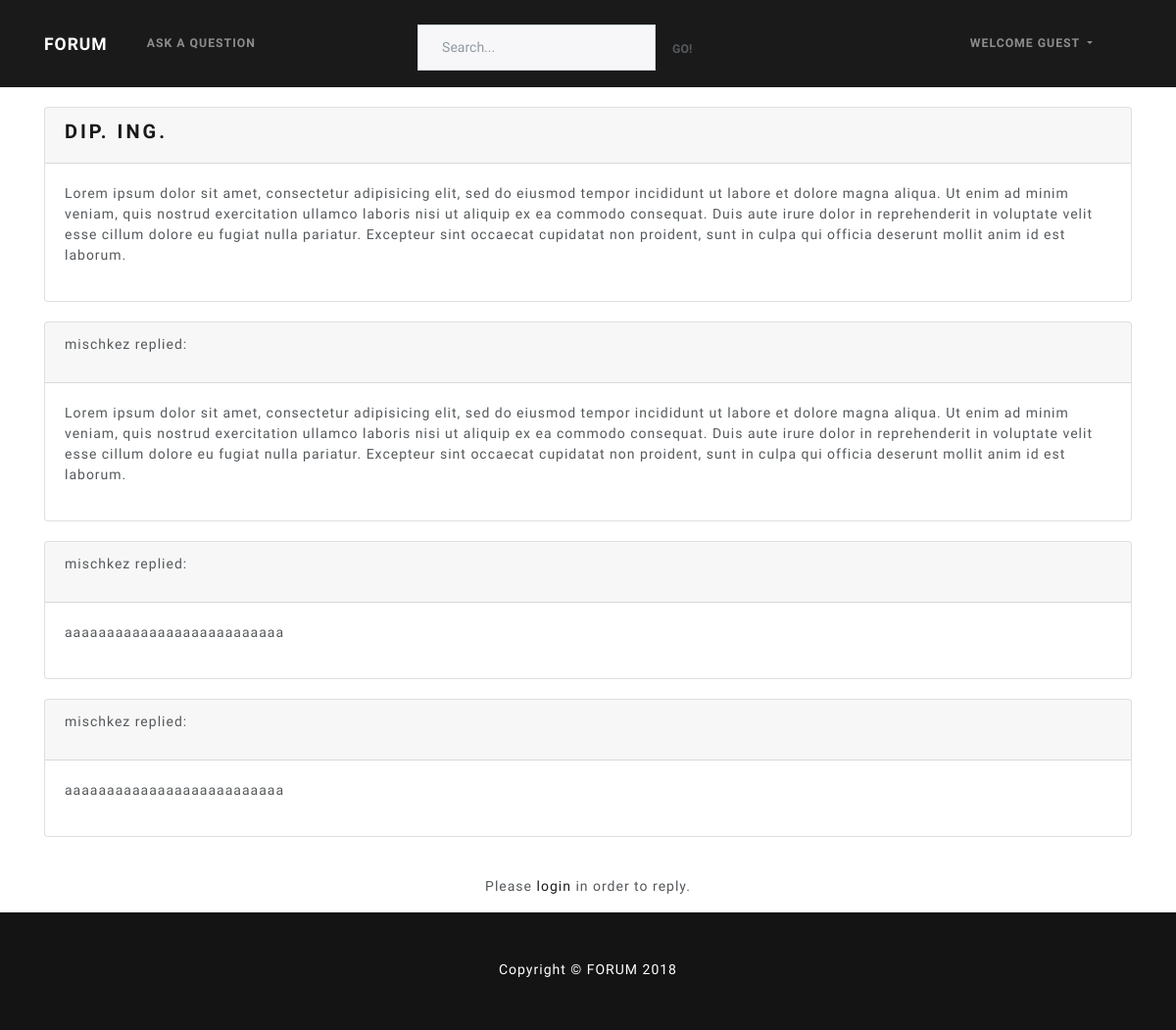
Before: /questions/dip-ing with the older database file.
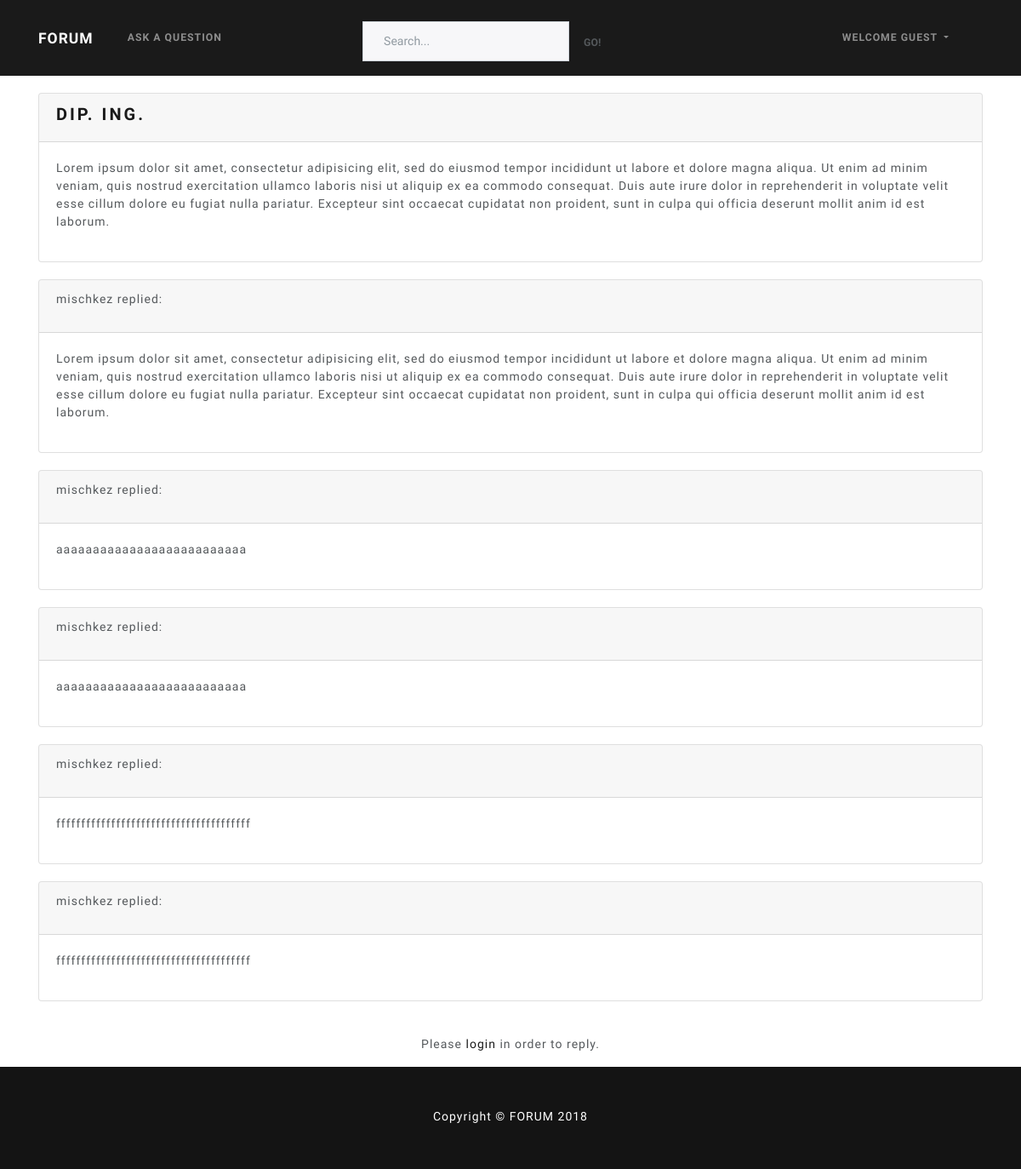
After: the same page with the newer database file.
### forum/models.py (models this page shows, shortened)
class Question(models.Model):
    category = models.ForeignKey(Category, on_delete=models.CASCADE, related_name='questions')
    owner = models.ForeignKey(User, on_delete=models.CASCADE, related_name='questions')
    title = models.CharField(max_length=150)
    slug = models.SlugField(max_length=150, unique=True, editable=False)
    content = models.TextField(blank=False)
    created_at = models.DateTimeField(auto_now_add=True)
    updated_at = models.DateTimeField(auto_now=True)
    class Meta:
        get_latest_by = "-pk"

class Reply(models.Model):
    creator = models.ForeignKey(User, on_delete=models.CASCADE)
    question = models.ForeignKey(Question, on_delete=models.CASCADE, related_name='replies')
    content = models.TextField(blank=False)
    created_at = models.DateTimeField(auto_now_add=True)
    updated_at = models.DateTimeField(auto_now=True)
    class Meta:
        verbose_name_plural = "Replies"

### forum/views.py (the view, shortened to what this page needs)
# urls.py: path('questions/<slug:slug>', forum_views.QuestionDetailView.as_view(), name='question'),
class QuestionDetailView(generic.DetailView):
    model = Question
    template_name = 'forum/question.html'
    def get_context_data(self, **kwargs):
        context = super().get_context_data(**kwargs)
        context['form'] = ReplyForm
        return context

### templates/forum/question.html (shortened to what this page needs)
{% extends 'base.html' %}
{% load bootstrap4 %}
{% block content %}
  <div class="card card-primary">
    <div class="card-header">
      <h4>{{ question.title }}</h4>
    </div>
    <div class="card-body">
      <p>
        {{ question.content }}
      </p>
    </div>
  </div>
  {% for reply in question.replies.all %}
    <div class="card card-primary">
      <div class="card-header">
        <p>{{ reply.creator }} replied:</p>
      </div>
      <div class="card-body">
        <p>
          {{ reply.content }}
        </p>
      </div>
    </div>
  {% endfor %}
  {% if request.user.is_authenticated %}
    <div class="card card-primary">
      <div class="card-body">
        <form action="" method="post" class="form">
          {% csrf_token %}
          {% bootstrap_form form %}
          {% buttons %}
              <button type="submit" class="btn btn-primary btn-block">Submit</button>
          {% endbuttons %}
        </form>
      </div>
    </div>
  {% else %}
    <div class="text-center" style="margin-top: 40px;">
      Please <a href="{% url 'login' %}?next={{request.path}}">login</a> in order to reply.
    </div>
  {% endif %}
{% endblock %}

### templates/base.html (shortened to what this page needs)
{% load static %}
<!DOCTYPE html>
<html>
  <head>
    <link rel="stylesheet" href="https://maxcdn.bootstrapcdn.com/bootstrap/4.0.0/css/bootstrap.min.css">
    <link href="https://maxcdn.bootstrapcdn.com/bootswatch/4.0.0-beta.3/lux/bootstrap.min.css" rel="stylesheet">
    <link rel="stylesheet" href="{% static 'css/custom.css' %}">
  </head>
  <body>
    {% include '_navbar.html' %}
    <div class="container" id="content">
      {% block content %} {% endblock %}
    </div>
    <footer class="footer">
      <div class="container text-center">
        Copyright © FORUM {% now 'Y' %}
      </div>
    </footer>
  </body>
</html>

### templates/_navbar.html (shortened to what this page needs)
<nav class="navbar navbar-expand-lg navbar-dark bg-primary">
  <div class="container">
    <a class="navbar-brand" href="/">FORUM</a>
    <div class="collapse navbar-collapse" id="navbarColor01">
      <ul class="navbar-nav mr-auto">
        <li class="nav-item">
          <a class="nav-link" href="{% url 'new_question' %}">Ask a Question</a>
        </li>
      </ul>
      <div class="mr-auto">
        <form class="form-inline">
          <div class="input-group">
            <input name="search" class="form-control" type="text" placeholder="Search...">
            <span class="input-group-btn">
              <button class="btn btn-default btn-search" type="submit">Go!</button>
            </span>
          </div>
        </form>
      </div>
      <ul class="navbar-nav ml-auto">
        <li class="nav-item dropdown">
          {% if request.user.is_authenticated %}
            <a class="nav-link dropdown-toggle" href="#" id="navbardrop" data-toggle="dropdown">
              {{ request.user }}
            </a>
            <div class="dropdown-menu">
              {% if request.user.is_superuser %}
                <a class="dropdown-item" href="{% url 'admin:index' %}">Admin Panel</a>
              {% endif %}
              <a class="dropdown-item" href="{% url 'logout' %}">Logout</a>
            </div>
          {% else %}
            <a class="nav-link dropdown-toggle" href="#" id="navbardrop" data-toggle="dropdown">
              Welcome Guest
            </a>
          {% endif %}
        </li>
      </ul>
    </div>
  </div>
</nav>

### assets/css/custom.css (style rules this page uses)
html { height: 100%; box-sizing: border-box; }
body { position: relative; margin: 0; padding-bottom: 6rem; min-height: 100%; }
nav { margin-bottom: 20px; }
#content { margin-bottom: 40px !important; }
.input-group { max-height: 40px; }
.footer { position: absolute; height: 120px; right: 0; bottom: 0; left: 0; padding: 3rem; background: #141414 none repeat scroll 0 0; color: #fff; text-align: center; }
.btn-search { margin-left: -8px; max-height: 40px; }
.card-primary { margin-top: 20px; }

Changed rows visible on the page:
added Reply: creator "mischkez", content "fffffffffffffffffffffffffffffffffffffff"
added Reply: creator "mischkez", content "fffffffffffffffffffffffffffffffffffffff"
